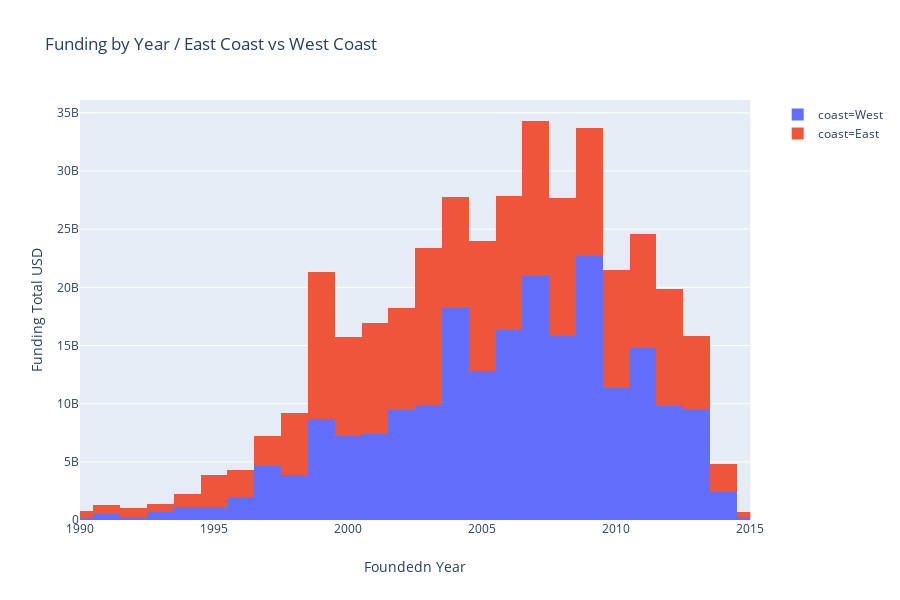

Write notebook code for a chart like this one.
### Code cell
import plotly.express as px
fig = px.histogram(don_df, x="Foundedn Year",
                   y="Funding Total USD",
                   color="coast", histfunc='sum', 
                   title=' Funding by Year / East Coast vs West Coast',
                   orientation='v')

fig.update_layout(xaxis_range=[1990,2015])# trimming the data by years
fig.layout.yaxis.title.text = "Funding Total USD"
fig.show()

### Figure 1 — Plotly figure (JSON) as saved in the notebook; plotly's stock layout.template omitted (floating-point values rounded to 4 significant figures; data arrays with more than 128 entries replaced by an {"elided": "..."} marker saying what was removed)
{"data": [{"alignmentgroup": "True", "bingroup": "x", "histfunc": "sum", "hoverlabel": {"namelength": 0}, "hovertemplate": "coast=West<br>Foundedn Year=%{x}<br>sum of Funding Total USD=%{y}", "legendgroup": "coast=West", "marker": {"color": "#636efa"}, "name": "coast=West", "offsetgroup": "coast=West", "orientation": "v", "showlegend": true, "type": "histogram", "x": {"elided": "6733 str values"}, "xaxis": "x", "y": {"elided": "6733 int values"}, "yaxis": "y"}, {"alignmentgroup": "True", "bingroup": "x", "histfunc": "sum", "hoverlabel": {"namelength": 0}, "hovertemplate": "coast=East<br>Foundedn Year=%{x}<br>sum of Funding Total USD=%{y}", "legendgroup": "coast=East", "marker": {"color": "#EF553B"}, "name": "coast=East", "offsetgroup": "coast=East", "orientation": "v", "showlegend": true, "type": "histogram", "x": {"elided": "6952 str values"}, "xaxis": "x", "y": {"elided": "6952 int values"}, "yaxis": "y"}], "layout": {"barmode": "relative", "height": 600, "legend": {"tracegroupgap": 0}, "title": {"text": " Funding by Year / East Coast vs West Coast"}, "xaxis": {"anchor": "y", "domain": [0, 0.98], "range": [1990, 2015], "title": {"text": "Foundedn Year"}}, "yaxis": {"anchor": "x", "domain": [0, 1], "title": {"text": "Funding Total USD"}}}}
